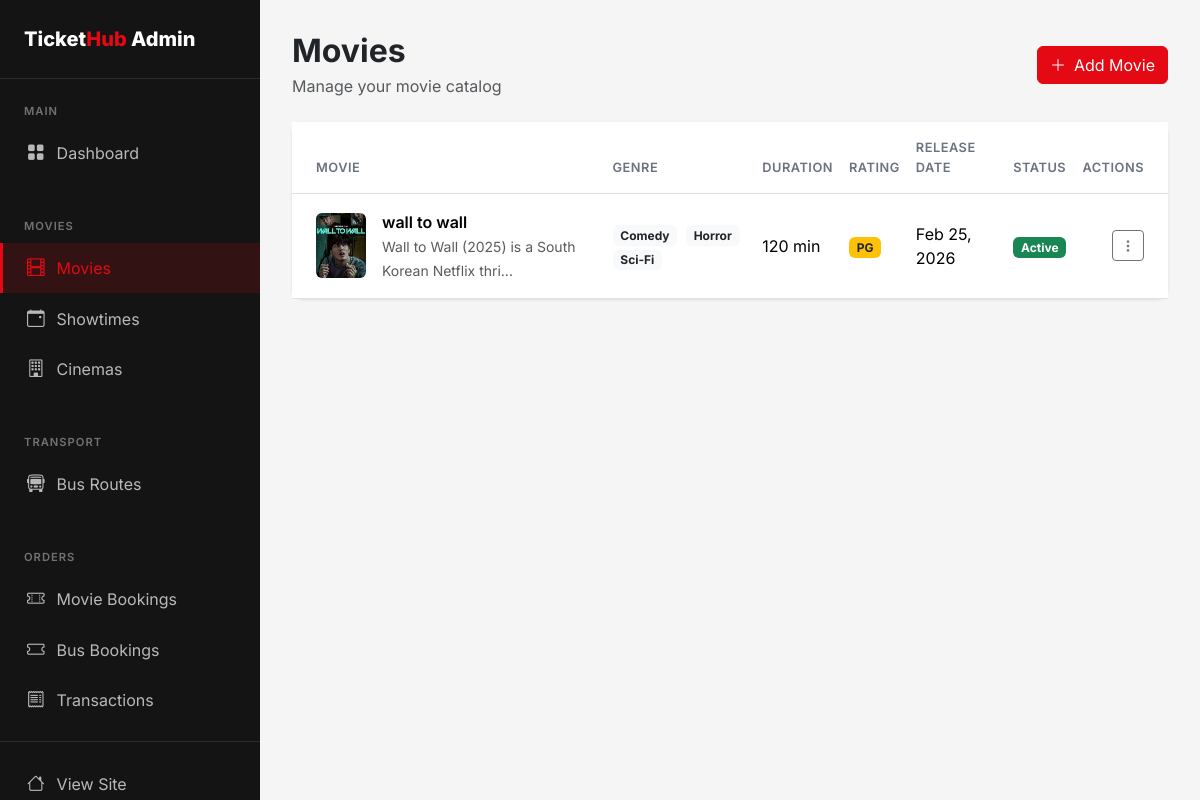
/admin/movies (signed in), run on an earlier commit of the app's database.
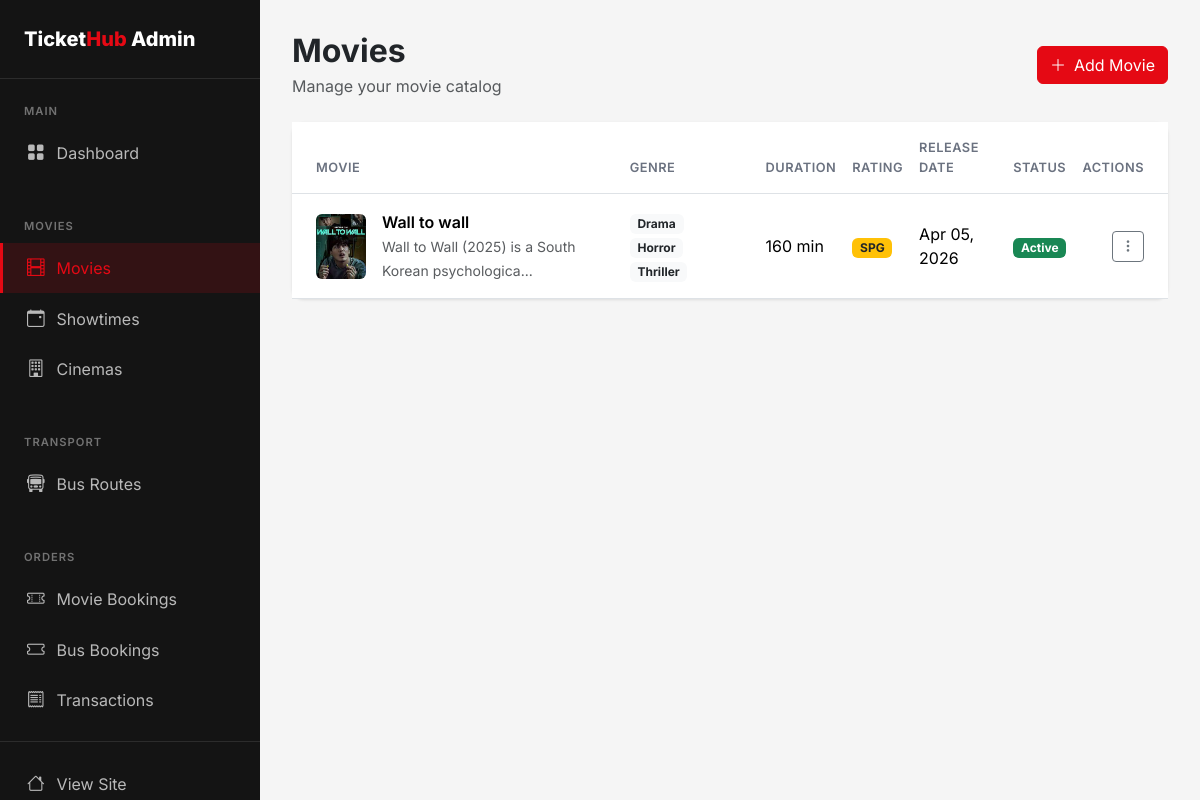
And on a later commit of the database.
### flask_app/app.py (models this page shows)
class Movie(db.Model):
    id = db.Column(db.Integer, primary_key=True)
    title = db.Column(db.String(200), nullable=False)
    description = db.Column(db.Text)
    genre = db.Column(db.String(100))
    duration = db.Column(db.Integer)  # in minutes
    rating = db.Column(db.String(10))  # PG, PG-13, R, etc.
    poster_image = db.Column(db.String(255))
    trailer_url = db.Column(db.String(255))
    release_date = db.Column(db.Date)
    is_active = db.Column(db.Boolean, default=True)
    created_at = db.Column(db.DateTime, default=datetime.utcnow)
    showtimes = db.relationship('Showtime', backref='movie', lazy=True, cascade='all, delete-orphan')

### flask_app/app.py (the view)
@app.route('/admin/movies')
@login_required
@admin_required
def admin_movies():
    movies = Movie.query.order_by(Movie.created_at.desc()).all()
    return render_template('admin/movies/list.html', movies=movies)

### flask_app/app.py (called while the page is built)
@app.after_request
def add_no_cache_headers(response):
    if request.endpoint != 'static':
        response.headers['Cache-Control'] = 'no-store, no-cache, must-revalidate, private, max-age=0'
        response.headers['Pragma'] = 'no-cache'
        response.headers['Expires'] = '0'
    return response

@login_manager.user_loader
def load_user(user_id):
    return User.query.get(int(user_id))

def admin_required(f):
    @wraps(f)
    def decorated_function(*args, **kwargs):
        if not current_user.is_authenticated or not current_user.is_admin:
            flash('You need admin access for this action.', 'error')
            return redirect(url_for('index'))
        return f(*args, **kwargs)
    return decorated_function

### flask_app/templates/admin/movies/list.html (shortened to what the changed rows need)
{% extends 'admin/base.html' %}
{% block admin_content %}
<div class="d-flex justify-content-between align-items-center mb-4">
    <div>
        <h2 class="fw-bold mb-1">Movies</h2>
    </div>
</div>
<div class="card">
    <div class="card-body p-0">
        {% if movies %}
            <div class="table-responsive">
                <table class="table table-hover align-middle mb-0">
                    <thead class="bg-light">
                        <tr>
                            <th class="px-4 py-3">Movie</th>
                            <th class="py-3">Genre</th>
                            <th class="py-3">Duration</th>
                            <th class="py-3">Rating</th>
                            <th class="py-3">Release Date</th>
                            <th class="py-3">Status</th>
                            <th class="py-3 text-end pe-4">Actions</th>
                        </tr>
                    </thead>
                    <tbody>
                        {% for movie in movies %}
                        <tr>
                            <td class="px-4 py-3">
                                <div class="d-flex align-items-center gap-3">
                                    {% if movie.poster_image %}
                                        <img src="{{ url_for('static', filename='uploads/' + movie.poster_image) }}"
                                             class="rounded"
                                             style="width: 50px; height: 65px; object-fit: cover;">
                                    {% else %}
                                        <div class="bg-secondary rounded d-flex align-items-center justify-content-center"
                                             style="width: 50px; height: 65px;">
                                            <i class="bi bi-film text-white"></i>
                                        </div>
                                    {% endif %}
                                    <div>
                                        <div class="fw-semibold">{{ movie.title }}</div>
                                        <small class="text-muted">{{ movie.description[:50] if movie.description else 'No description' }}...</small>
                                    </div>
                                </div>
                            </td>
                            <td class="py-3">
                                {% if movie.genre %}
                                    {% for g in movie.genre.split(',') %}
                                        {% set g2 = g.strip() %}
                                        {% if g2 %}
                                            <span class="badge bg-light text-dark me-1">{{ g2 }}</span>
                                        {% endif %}
                                    {% endfor %}
                                {% else %}
                                    -
                                {% endif %}
                            </td>
                            <td class="py-3">{{ movie.duration or '-' }} min</td>
                            <td class="py-3">
                                {% if movie.rating %}
                                    {% set first_rating = movie.rating.split(',')[0].strip() %}
                                    <span class="badge bg-warning text-dark">{{ first_rating }}</span>
                                {% else %}
                                    -
                                {% endif %}
                            </td>
                            <td class="py-3">{{ movie.release_date.strftime('%b %d, %Y') if movie.release_date else '-' }}</td>
                            <td class="py-3">
                                {% if movie.is_active %}
                                    <span class="badge bg-success">Active</span>
                                {% else %}
                                    <span class="badge bg-secondary">Inactive</span>
                                {% endif %}
                            </td>
                            <td class="py-3 text-end pe-4">
                                <div class="dropdown">
                                    <button class="btn btn-sm btn-outline-secondary" data-bs-toggle="dropdown">
                                        <i class="bi bi-three-dots-vertical"></i>
                                    </button>
                                </div>
                            </td>
                        </tr>
                        {% endfor %}
                    </tbody>
                </table>
            </div>
        {% endif %}
    </div>
</div>
{% endblock %}

What changed in the data, as far as the page shows it:
changed Movie: title "wall to wall" → "Wall to wall"; description "Wall to Wall (2025) is a South Korean Netflix thri" → "Wall to Wall (2025) is a South Korean psychologica"; genre "Comedy, Horror, Sci-Fi" → "Drama, Horror, Thriller" (drawn); duration "120" → "160"; rating "PG" → "SPG"; release_date "Feb 25, 2026" → "Apr 05, 2026"
Also different on the page:
new list line: "Drama"
new list line: "Thriller"
list line gone: "Comedy"
list line gone: "Sci-Fi"
